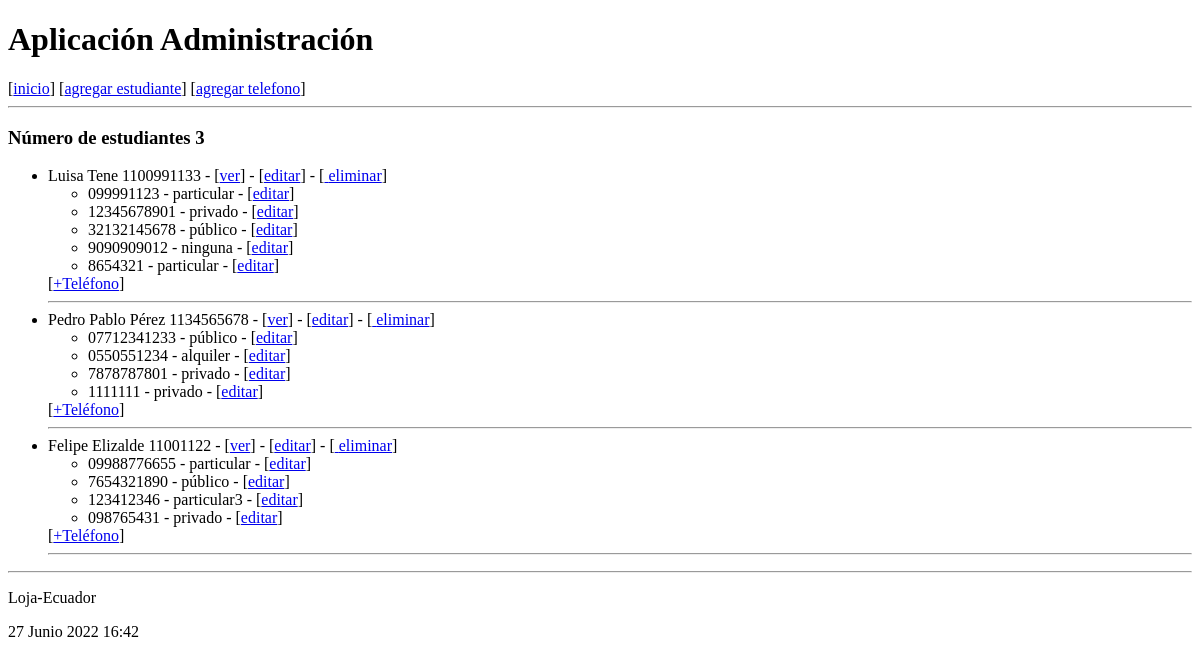
Before: / with the older database file.
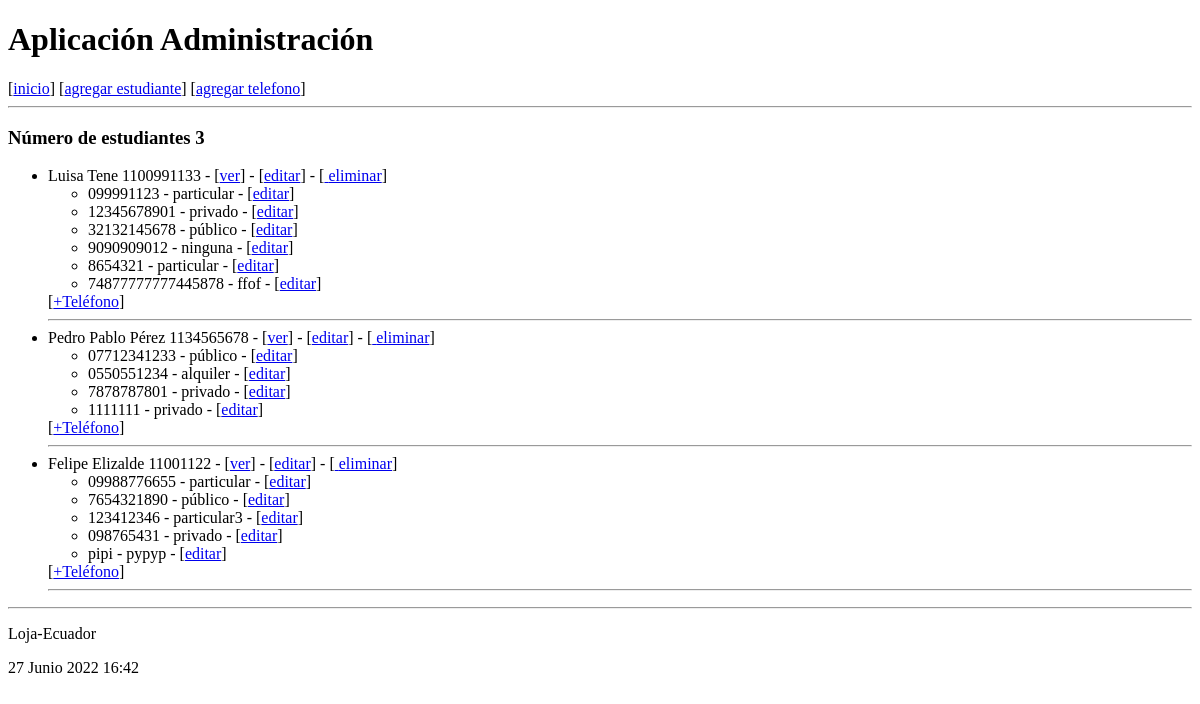
After: the same page with the newer database file.
### administrativo/models.py (models this page shows, shortened)
class Estudiante(models.Model):
    nombre = models.CharField(max_length=30)
    apellido = models.CharField(max_length=30)
    cedula = models.CharField(max_length=30, unique=True)
    def __str__(self):
        return "%s %s %s" % (self.nombre,
                self.apellido,
                self.cedula)

class NumeroTelefonico(models.Model):
    telefono = models.CharField(max_length=100)
    tipo = models.CharField(max_length=100)
    estudiante = models.ForeignKey(Estudiante, on_delete=models.CASCADE,
            related_name="numeros_telefonicos")

### administrativo/views.py (the view)
# urls.py: path('', views.index, name='index'),
def index(request):
    estudiantes = Estudiante.objects.all()
    informacion_template = {'estudiantes': estudiantes, 'numero_estudiantes': len(estudiantes)}
    return render(request, 'index.html', informacion_template)

### administrativo/templates/index.html (shortened to what this page needs)
{% extends "master.html" %}
{% block content %}
<h3>Número de estudiantes {{ numero_estudiantes }}</h3>
<ul>
 {% for e in estudiantes %}
  <li>
    {{e}} - [<a href="{% url 'obtener_estudiante' e.id %}">ver</a>] -
    [<a href="{% url 'editar_estudiante' e.id %}">editar</a>] -
    [<a href="{% url 'eliminar_estudiante' e.id %}"
      onclick="return confirm('¿Está seguro de la eliminación?')" >
      eliminar</a>]
      <ul>
        {% for t in e.numeros_telefonicos.all %}
          <li>
            <span>{{t.telefono}} - {{t.tipo}} - [<a href="{% url 'editar_numero_telefonico' t.id %}">editar</a>] </span>
          </li>
        {% endfor %}
      </ul>
    [<a href="{% url 'crear_numero_telefonico_estudiante' e.id%}">+Teléfono</a>]
  </li>
  <hr />
{% endfor %}
</ul>
{% endblock %}

### administrativo/templates/master.html (shortened to what this page needs)
<!DOCTYPE html>
<html>
  <head>
  </head>
  <body>
    <h1>Aplicación Administración </h1>
    <nav>
      [<a href="{% url 'index' %}">inicio</a>]
      [<a href="{% url 'crear_estudiante' %}">agregar estudiante</a>]
      [<a href="{% url 'crear_numero_telefonico' %}">agregar telefono</a>]
    </nav>
    <hr>
      {% block content %}
      {% endblock %}
    <hr>
    <footer>
      <p>Loja-Ecuador</p>
      <p>{% now "j F Y H:i" %}</p>
    </footer>
  </body>
</html>

Changed rows visible on the page:
added NumeroTelefonico: telefono "74877777777445878", tipo "ffof", shown under Estudiante "Luisa Tene 1100991133"
added NumeroTelefonico: telefono "pipi", tipo "pypyp", shown under Estudiante "Felipe Elizalde 11001122"
